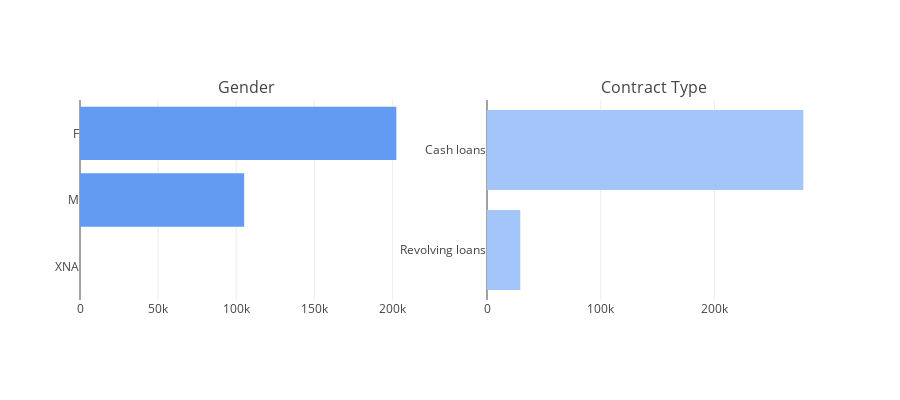

Notebook code for this chart:
### Markdown cell above
> - 目的変数は約282k (85%) が 0 で、わずか24kが 1 です。

## 2.3 どの性別、どの契約タイプがローンを申し込んでいるか
- 性別: クライアントの性別  
- 契約タイプ: ローンがキャッシュかリボ払いか  

### 2.3.1 性別・契約タイプの分布

### Code cell
tr1 = bar_hor(app_train, "CODE_GENDER", "Distribution of CODE_GENDER Variable" ,"#639af2", w=700, lm=100, return_trace= True) # 性別の棒グラフ
tr2 = bar_hor(app_train, "NAME_CONTRACT_TYPE", "Distribution of NAME_CONTRACT_TYPE Variable" ,"#a4c5f9", w=700, lm=100, return_trace = True) # 契約タイプの棒グラフ

# 図の整形・表示
fig = tools.make_subplots(rows=1, cols=2, print_grid=False, subplot_titles = ['Gender' , 'Contract Type'])
fig.append_trace(tr1, 1, 1);
fig.append_trace(tr2, 1, 2);
fig['layout'].update(height=400, showlegend=False, margin=dict(b=100));
iplot(fig);

### Figure 1 — Plotly figure (JSON) as saved in the notebook; plotly's stock layout.template omitted (floating-point values rounded to 4 significant figures)
{"data": [{"marker": {"color": "#639af2"}, "orientation": "h", "type": "bar", "x": [4, 105059, 202448], "xaxis": "x1", "y": ["XNA", "M", "F"], "yaxis": "y1"}, {"marker": {"color": "#a4c5f9"}, "orientation": "h", "type": "bar", "x": [29279, 278232], "xaxis": "x2", "y": ["Revolving loans", "Cash loans"], "yaxis": "y2"}], "layout": {"annotations": [{"font": {"size": 16}, "showarrow": false, "text": "Gender", "x": 0.225, "xanchor": "center", "xref": "paper", "y": 1.0, "yanchor": "bottom", "yref": "paper"}, {"font": {"size": 16}, "showarrow": false, "text": "Contract Type", "x": 0.775, "xanchor": "center", "xref": "paper", "y": 1.0, "yanchor": "bottom", "yref": "paper"}], "height": 400, "margin": {"b": 100}, "showlegend": false, "xaxis1": {"anchor": "y1", "domain": [0.0, 0.45]}, "xaxis2": {"anchor": "y2", "domain": [0.55, 1.0]}, "yaxis1": {"anchor": "x1", "domain": [0.0, 1.0]}, "yaxis2": {"anchor": "x2", "domain": [0.0, 1.0]}}}
